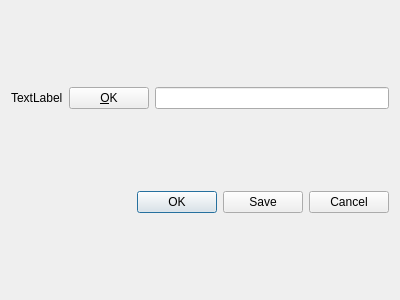
<?xml version="1.0" encoding="UTF-8"?>
<ui version="4.0">
 <class>Dialog</class>
 <widget class="QDialog" name="Dialog">
  <property name="enabled">
   <bool>true</bool>
  </property>
  <property name="geometry">
   <rect>
    <x>0</x>
    <y>0</y>
    <width>400</width>
    <height>300</height>
   </rect>
  </property>
  <property name="windowTitle">
   <string>Dialog</string>
  </property>
  <layout class="QVBoxLayout" name="verticalLayout">
   <item>
    <layout class="QHBoxLayout" name="horizontalLayout">
     <item>
      <widget class="QLabel" name="label">
       <property name="text">
        <string>TextLabel</string>
       </property>
      </widget>
     </item>
     <item>
      <widget class="QPushButton" name="pushButton">
       <property name="text">
        <string>&amp;OK</string>
       </property>
      </widget>
     </item>
     <item>
      <widget class="QLineEdit" name="lineEdit"/>
     </item>
    </layout>
   </item>
   <item>
    <widget class="QDialogButtonBox" name="buttonBox">
     <property name="enabled">
      <bool>true</bool>
     </property>
     <property name="standardButtons">
      <set>QDialogButtonBox::Cancel|QDialogButtonBox::Ok|QDialogButtonBox::Save</set>
     </property>
    </widget>
   </item>
  </layout>
 </widget>
 <layoutdefault spacing="6" margin="11"/>
 <resources/>
 <connections/>
</ui>
